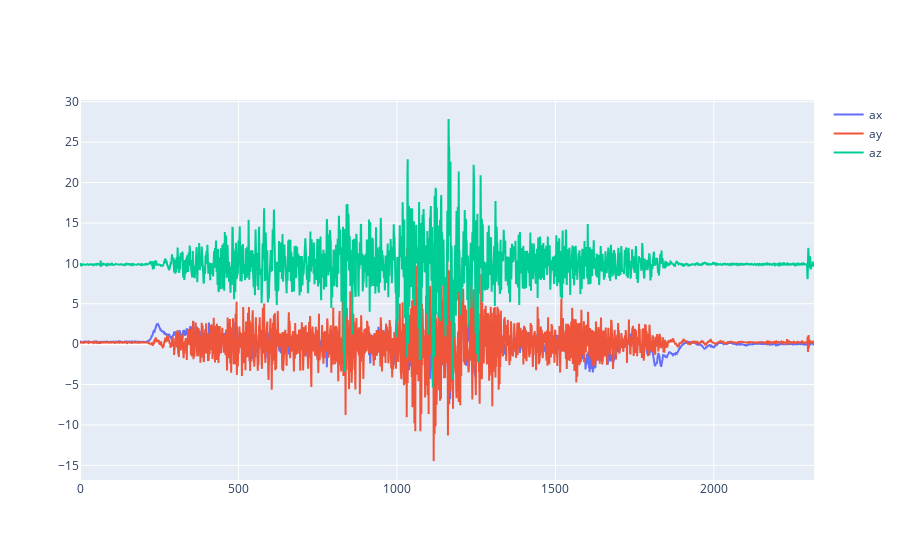

Notebook code cell kept with this figure:
### Markdown cell above
## Revert Sequence

### Code cell
fig = single_graph(data[["ax", "ay", "az"]])
fig.show()

### Figure 1 — Plotly figure (JSON) as saved in the notebook; plotly's stock layout.template omitted (floating-point values rounded to 4 significant figures; data arrays with more than 128 entries replaced by an {"elided": "..."} marker saying what was removed)
{"data": [{"name": "ax", "type": "scatter", "x": {"elided": "2317 int values"}, "y": {"elided": "2317 float values"}}, {"name": "ay", "type": "scatter", "x": {"elided": "2317 int values"}, "y": {"elided": "2317 float values"}}, {"name": "az", "type": "scatter", "x": {"elided": "2317 int values"}, "y": {"elided": "2317 float values"}}], "layout": {}}
